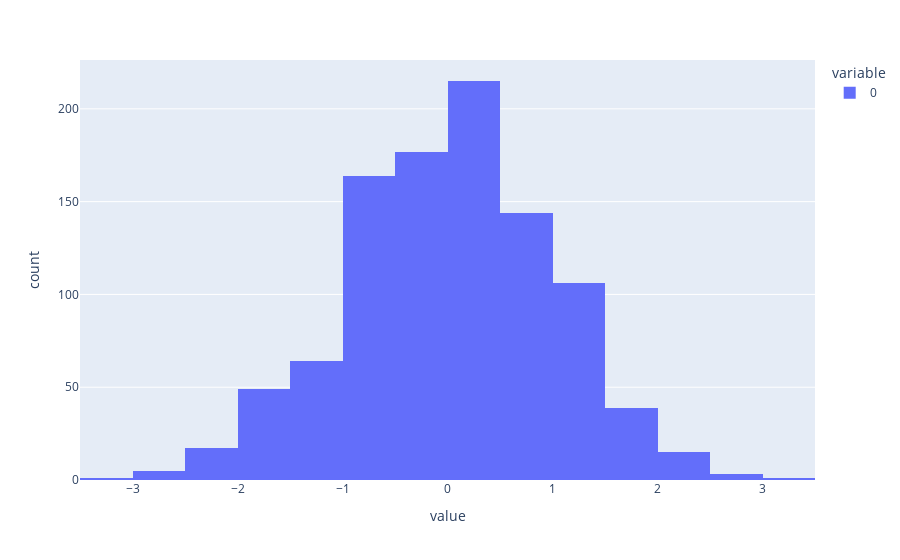

The notebook cell saved with this chart:
### Code cell
px.histogram(x,nbins=20)

### Figure 1 — Plotly figure (JSON) as saved in the notebook; plotly's stock layout.template omitted (floating-point values rounded to 4 significant figures; data arrays with more than 128 entries replaced by an {"elided": "..."} marker saying what was removed)
{"data": [{"alignmentgroup": "True", "bingroup": "x", "hovertemplate": "variable=0<br>value=%{x}<br>count=%{y}<extra></extra>", "legendgroup": "0", "marker": {"color": "#636efa", "pattern": {"shape": ""}}, "name": "0", "nbinsx": 20, "offsetgroup": "0", "orientation": "v", "showlegend": true, "type": "histogram", "x": {"elided": "1000 float values"}, "xaxis": "x", "yaxis": "y"}], "layout": {"barmode": "relative", "legend": {"title": {"text": "variable"}, "tracegroupgap": 0}, "margin": {"t": 60}, "xaxis": {"anchor": "y", "domain": [0, 1], "title": {"text": "value"}}, "yaxis": {"anchor": "x", "domain": [0, 1], "title": {"text": "count"}}}}
